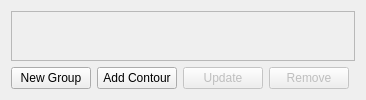
            <widget class="QWidget" name="tabContour">
             <property name="toolTip">
              <string>&lt;!DOCTYPE HTML PUBLIC &quot;-//W3C//DTD HTML 4.0//EN&quot; &quot;http://www.w3.org/TR/REC-html40/strict.dtd&quot;&gt;


&lt;html&gt;&lt;head&gt;&lt;meta name=&quot;qrichtext&quot; content=&quot;1&quot; /&gt;&lt;style type=&quot;text/css&quot;&gt;


p, li { white-space: pre-wrap; }


&lt;/style&gt;&lt;/head&gt;&lt;body style=&quot; font-family:'MS Shell Dlg 2'; font-size:7.8pt; font-weight:400; font-style:normal;&quot;&gt;


&lt;p style=&quot; margin-top:0px; margin-bottom:0px; margin-left:0px; margin-right:0px; -qt-block-indent:0; text-indent:0px;&quot;&gt;&lt;span style=&quot; font-family:'Helvetica'; font-size:9pt; font-weight:600; color:#ff5500;&quot;&gt;Create Contour:&lt;/span&gt;&lt;/p&gt;


&lt;p style=&quot; margin-top:0px; margin-bottom:0px; margin-left:0px; margin-right:0px; -qt-block-indent:0; text-indent:0px;&quot;&gt;&lt;span style=&quot; font-family:'Helvetica'; font-size:9pt; font-weight:600; font-style:italic;&quot;&gt;1. Left Click &lt;/span&gt;&lt;span style=&quot; font-family:'Helvetica'; font-size:9pt; font-weight:600;&quot;&gt;in the scene to add new nodes.&lt;/span&gt;&lt;/p&gt;


&lt;p style=&quot; margin-top:0px; margin-bottom:0px; margin-left:0px; margin-right:0px; -qt-block-indent:0; text-indent:0px;&quot;&gt;&lt;span style=&quot; font-family:'Helvetica'; font-size:9pt; font-weight:600; font-style:italic;&quot;&gt;2. Delete Key &lt;/span&gt;&lt;span style=&quot; font-family:'Helvetica'; font-size:9pt; font-weight:600;&quot;&gt;to remove last added node.&lt;/span&gt;&lt;/p&gt;


&lt;p style=&quot; margin-top:0px; margin-bottom:0px; margin-left:0px; margin-right:0px; -qt-block-indent:0; text-indent:0px;&quot;&gt;&lt;span style=&quot; font-family:'Helvetica'; font-size:9pt; font-weight:600; font-style:italic;&quot;&gt;3. Left Click  on First Node &lt;/span&gt;&lt;span style=&quot; font-family:'Helvetica'; font-size:9pt; font-weight:600;&quot;&gt;to close contour&lt;/span&gt;&lt;/p&gt;


&lt;p style=&quot; margin-top:0px; margin-bottom:0px; margin-left:0px; margin-right:0px; -qt-block-indent:0; text-indent:0px;&quot;&gt;&lt;span style=&quot; font-family:'Helvetica'; font-size:9pt; font-weight:600;&quot;&gt;    and finish drawing.&lt;/span&gt;&lt;/p&gt;


&lt;p style=&quot;-qt-paragraph-type:empty; margin-top:0px; margin-bottom:0px; margin-left:0px; margin-right:0px; -qt-block-indent:0; text-indent:0px; font-family:'Helvetica'; font-size:9pt; font-weight:600; font-style:italic;&quot;&gt;&lt;/p&gt;


&lt;p style=&quot; margin-top:0px; margin-bottom:0px; margin-left:0px; margin-right:0px; -qt-block-indent:0; text-indent:0px;&quot;&gt;&lt;span style=&quot; font-family:'Helvetica'; font-size:9pt; font-weight:600; color:#ff5500;&quot;&gt;Edit Contour &lt;/span&gt;&lt;span style=&quot; font-family:'Helvetica'; font-size:9pt; font-weight:600; color:#000000;&quot;&gt;(a&lt;/span&gt;&lt;span style=&quot; font-family:'Helvetica'; font-size:9pt; font-weight:600;&quot;&gt;fter&lt;/span&gt;&lt;span style=&quot; font-family:'Helvetica'; font-size:9pt; font-weight:600; font-style:italic;&quot;&gt; &lt;/span&gt;&lt;span style=&quot; font-family:'Helvetica'; font-size:9pt; font-weight:600;&quot;&gt;finish contour drawing)&lt;/span&gt;&lt;span style=&quot; font-family:'Helvetica'; font-size:9pt; font-weight:600; color:#ff5500;&quot;&gt;:&lt;/span&gt;&lt;/p&gt;


&lt;p style=&quot; margin-top:0px; margin-bottom:0px; margin-left:0px; margin-right:0px; -qt-block-indent:0; text-indent:0px;&quot;&gt;&lt;span style=&quot; font-family:'Helvetica'; font-size:9pt; font-weight:600; font-style:italic; color:#000000;&quot;&gt;1&lt;/span&gt;&lt;span style=&quot; font-family:'Helvetica'; font-size:9pt; font-weight:600; color:#000000;&quot;&gt;. Select a contour in the table to activate.&lt;/span&gt;&lt;/p&gt;


&lt;p style=&quot; margin-top:0px; margin-bottom:0px; margin-left:0px; margin-right:0px; -qt-block-indent:0; text-indent:0px;&quot;&gt;&lt;span style=&quot; font-family:'Helvetica'; font-size:9pt; font-weight:600; font-style:italic;&quot;&gt;2. Left Click &lt;/span&gt;&lt;span style=&quot; font-family:'Helvetica'; font-size:9pt; font-weight:600;&quot;&gt;on the line to insert new nodes.&lt;/span&gt;&lt;/p&gt;


&lt;p style=&quot; margin-top:0px; margin-bottom:0px; margin-left:0px; margin-right:0px; -qt-block-indent:0; text-indent:0px;&quot;&gt;&lt;span style=&quot; font-family:'Helvetica'; font-size:9pt; font-weight:600;&quot;&gt;3. Move mouse over a node, the node will&lt;/span&gt;&lt;/p&gt;


&lt;p style=&quot; margin-top:0px; margin-bottom:0px; margin-left:0px; margin-right:0px; -qt-block-indent:0; text-indent:0px;&quot;&gt;&lt;span style=&quot; font-family:'Helvetica'; font-size:9pt; font-weight:600;&quot;&gt;    become active, drag it to change its &lt;/span&gt;&lt;/p&gt;


&lt;p style=&quot; margin-top:0px; margin-bottom:0px; margin-left:0px; margin-right:0px; -qt-block-indent:0; text-indent:0px;&quot;&gt;&lt;span style=&quot; font-family:'Helvetica'; font-size:9pt; font-weight:600;&quot;&gt;    location, or use &lt;/span&gt;&lt;span style=&quot; font-family:'Helvetica'; font-size:9pt; font-weight:600; font-style:italic;&quot;&gt;Delete Key &lt;/span&gt;&lt;span style=&quot; font-family:'Helvetica'; font-size:9pt; font-weight:600;&quot;&gt;to remove it.&lt;/span&gt;&lt;span style=&quot; font-family:'Helvetica'; font-size:9pt; font-weight:600; font-style:italic;&quot;&gt; &lt;/span&gt;&lt;/p&gt;


&lt;p style=&quot;-qt-paragraph-type:empty; margin-top:0px; margin-bottom:0px; margin-left:0px; margin-right:0px; -qt-block-indent:0; text-indent:0px; font-family:'Helvetica'; font-size:9pt; font-weight:600; font-style:italic;&quot;&gt;&lt;/p&gt;&lt;/body&gt;&lt;/html&gt;</string>
             </property>
             <attribute name="title">
              <string>Polygons</string>
             </attribute>
             <layout class="QGridLayout">
              <item row="1" column="4">
               <widget class="QPushButton" name="removeContourButton">
                <property name="enabled">
                 <bool>false</bool>
                </property>
                <property name="sizePolicy">
                 <sizepolicy hsizetype="Minimum" vsizetype="Fixed">
                  <horstretch>0</horstretch>
                  <verstretch>0</verstretch>
                 </sizepolicy>
                </property>
                <property name="toolTip">
                 <string>Remove selected</string>
                </property>
                <property name="text">
                 <string>Remove</string>
                </property>
               </widget>
              </item>
              <item row="0" column="0" colspan="6">
               <widget class="QFrame" name="frameContour">
                <property name="frameShape">
                 <enum>QFrame::StyledPanel</enum>
                </property>
                <property name="frameShadow">
                 <enum>QFrame::Raised</enum>
                </property>
               </widget>
              </item>
              <item row="1" column="0" colspan="2">
               <widget class="QPushButton" name="newGroupButton">
                <property name="toolTip">
                 <string>Create new contour group</string>
                </property>
                <property name="text">
                 <string>New Group</string>
                </property>
               </widget>
              </item>
              <item row="1" column="2">
               <widget class="QPushButton" name="addContourButton">
                <property name="sizePolicy">
                 <sizepolicy hsizetype="Preferred" vsizetype="Fixed">
                  <horstretch>0</horstretch>
                  <verstretch>0</verstretch>
                 </sizepolicy>
                </property>
                <property name="toolTip">
                 <string>Add contour to selected group</string>
                </property>
                <property name="text">
                 <string>Add Contour</string>
                </property>
               </widget>
              </item>
              <item row="1" column="3">
               <widget class="QPushButton" name="buttonUpdateContours">
                <property name="enabled">
                 <bool>false</bool>
                </property>
                <property name="text">
                 <string>Update</string>
                </property>
               </widget>
              </item>
             </layout>
            </widget>
